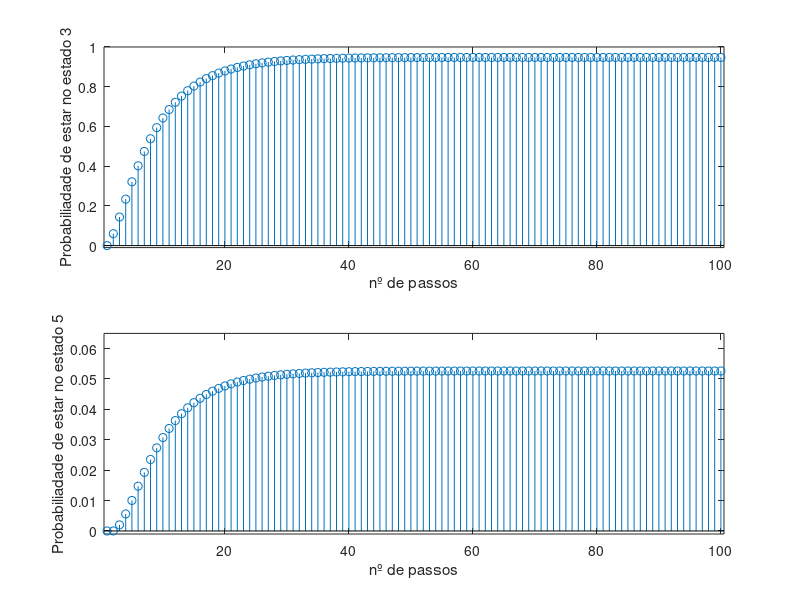

Source code (MATLAB):
%% 6.a)

% Temos estados absorventes!
%      1,2,4  3,5
% T = [  Q     0
%        R     I ]

num_estados = 5;
T = zeros(num_estados);

% ordem 1, 2, 4, 3, 5
Tr1 = 1; % -> 1
Tr2 = 2; % -> 2
Tr3 = 3; % -> 4
Ab1 = 4; % -> 3
Ab2 = 5; % -> 5

% estados transientes
T(Tr1,Tr1) = 0.8;
T(Tr2,Tr1) = 0.2;

T(Tr2,Tr2) = 0.6;
T(Ab1,Tr2) = 0.3;
T(Tr3,Tr2) = 0.1;

T(Tr1,Tr3) = 0.3;
T(Tr2,Tr3) = 0.2;
T(Tr3,Tr3) = 0.4;
T(Ab2,Tr3) = 0.1;

% estados absorventes
T(Ab1,Ab1) = 1;

T(Ab2,Ab2) = 1;

% Matriz estocastica -> soma das colunas = 1
% abs(sum(T) - 1) < 1e-10, pois o matlab faz calculo numerico
% entao ele pode considerar (por exemplo) 1 ~= 0.99999999
% para facilitar os arredondamentos
if all(abs(sum(T) - 1) < 1e-10) & all(T>=0) & all(T<=1)
    disp("A matriz e estocastica!")
end

%% 6.b)

n = 1:100;
p = zeros(100,1);

v0 = [1 0 0 0 0]';

vi = v0;
for i=n
    vi = T*vi;
    p(i) = vi(Tr2);
end

stem(n,p),axis([0.5,100.5 -0.001,0.35]);
xlabel("nº de passos"),ylabel("Probabiliadade de estar no estado 2");

%% 6.c)

n = 1:100;
p_1 = zeros(100,1);
p_2 = zeros(100,1);


v0 = [1 0 0 0 0]';

vi = v0;
for i=n
    vi = T*vi;
    p_1(i) = vi(Ab1); % estado 3
    p_2(i) = vi(Ab2); % estado 5
end

subplot(2,1,1);
stem(n,p_1),axis([0.5,100.5 -0.01,1]);
xlabel("nº de passos"),ylabel("Probabiliadade de estar no estado 3");

subplot(2,1,2);
stem(n,p_2),axis([0.5,100.5 -0.001,0.065]);
xlabel("nº de passos"),ylabel("Probabiliadade de estar no estado 5");

%% 6.d)

%      1,2,4  3,5
% T = [  Q     0
%        R     I ]

num_transientes = 3;

Q = T(1:num_transientes,1:num_transientes);

disp("6.d) Q: ");
disp(Q);

%% 6.e)

% Sabemos que a matriz fundamental: F = (I - Q)^-1
% Representa o numero medio de visitas a cada estado antes da absorcao

F = inv((eye(num_transientes) - Q));

disp("6.e) F: ");
disp(F);

%% 6.f)

% Tempo medio ate a absorcao sera a soma do n- medio de visitas a todos os
% estados transientes ate a absorcao
t = F' * ones(num_transientes,1); % Soma das colunas
% ou
t = sum(F); % Soma das colunas

fprintf("6.f) Numero de passos (esperado) antes da absorçao começando no estado: 1 (Tr1) = %.8f, 2 (Tr2) = %.8f, 4 (Tr3) = %.8f\n",t);


%% 6.g)

%      1,2,4  3,5
% T = [  Q     0
%        R     I ]

%          1  2  4  
% R = 3 [ 
%     5            ]

R = T(num_transientes+1:num_estados , 1:num_transientes);

% B = R * F, sendo B_ji as probabilidades de absorçao no estado j se se
% iniciar no estado i

B = R * F;

disp("6.g) B: ");
disp(B);

